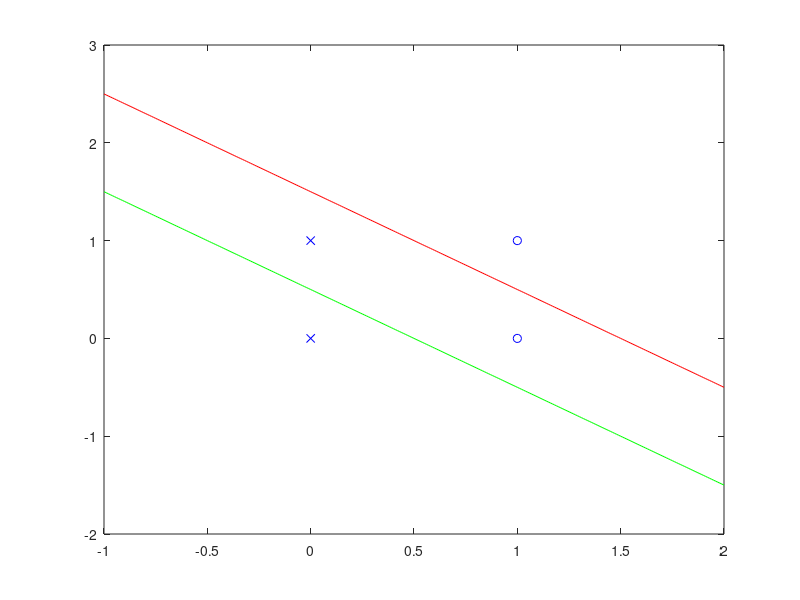

MATLAB code to generate this figure:
Q = 4;

p = [ 0 0 1 1;
      0 1 0 1];

z = [p; 1 1 1 1];
Yd = [-1  1  1 1;
      -1 -1 -1 1];

R = z*z'/Q;
H = z*Yd'/Q;
X = inv(R)*H;
W = X(1:2, :)';
b = X(3, :)';

for q = 1:Q
    e(:,q) = Yd(:, q) - (W*p(:,q) + b);
end

e


plot(p(1,1), p(2,1), 'bx', p(1,2), p(2,2), 'bx')
hold on; %axis([-0.5, 0.5, -0.5, 0.5]);
plot(p(1,3), p(2,3), 'bo', p(1,4), p(2,4), 'bo')
p1 = -1:0.01:2;
plot(p1, -b(1)/W(1,2) - W(1,1)/W(1,2)*p1, 'g')
hold on;
plot(p1, -b(2)/W(2,2) - W(2,1)/W(2,2)*p1, 'r')


